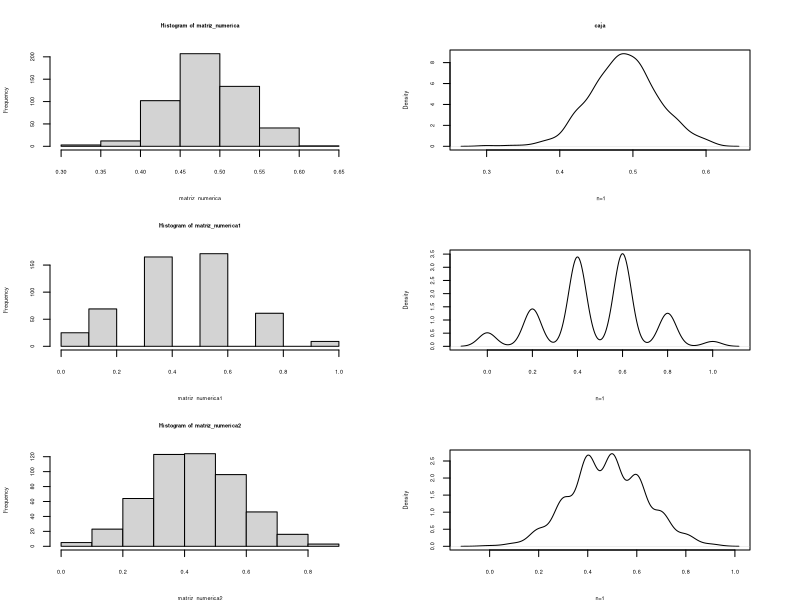
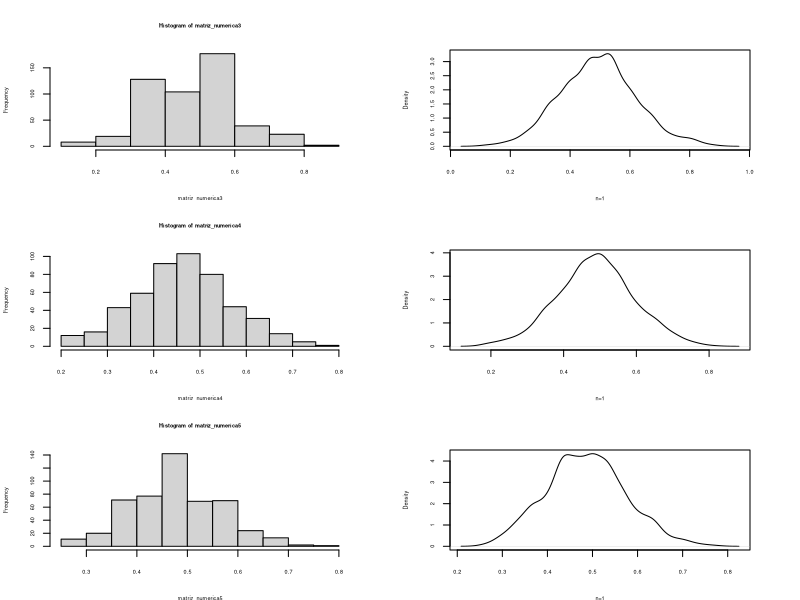
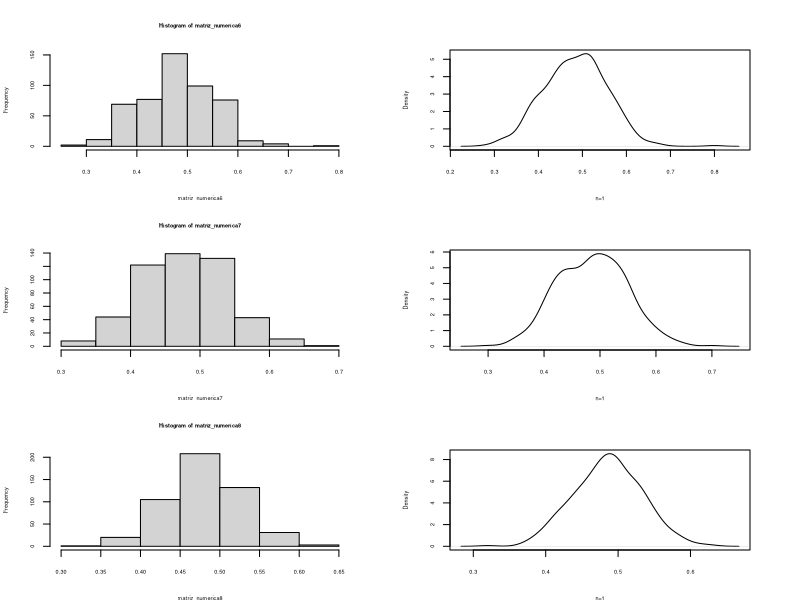
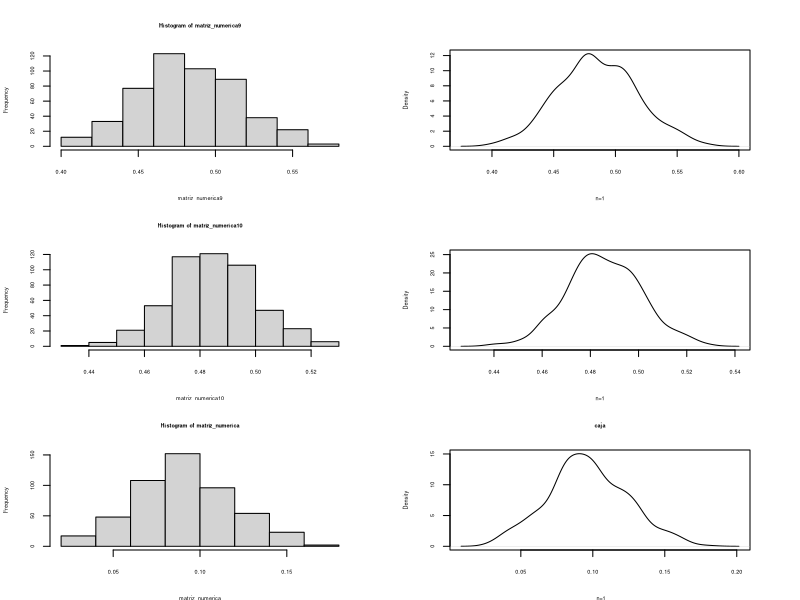
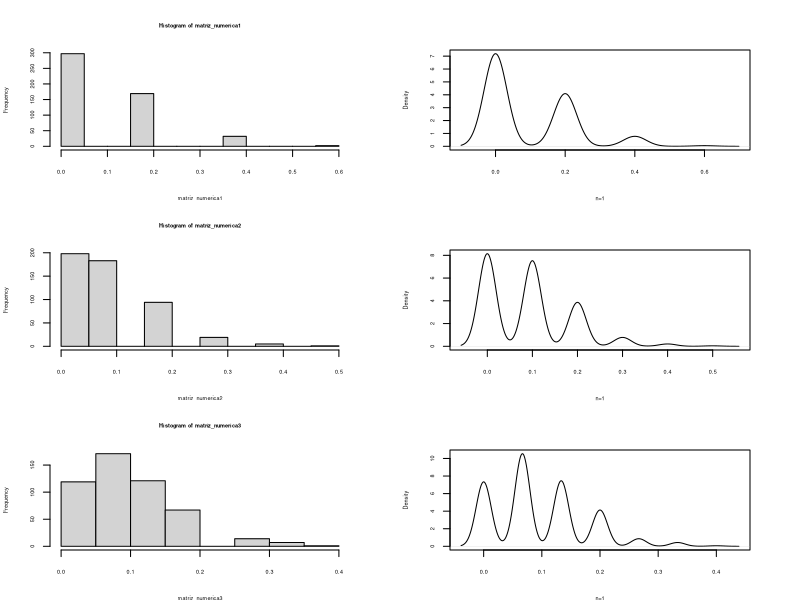
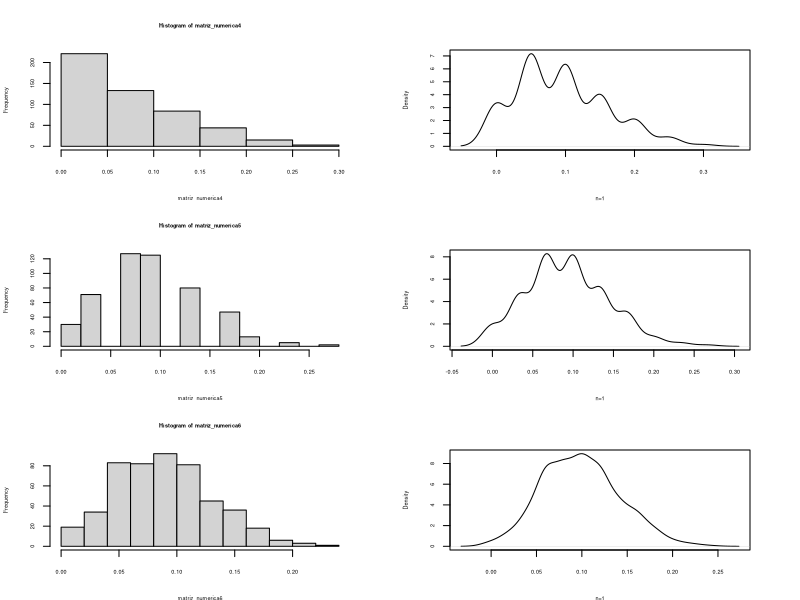
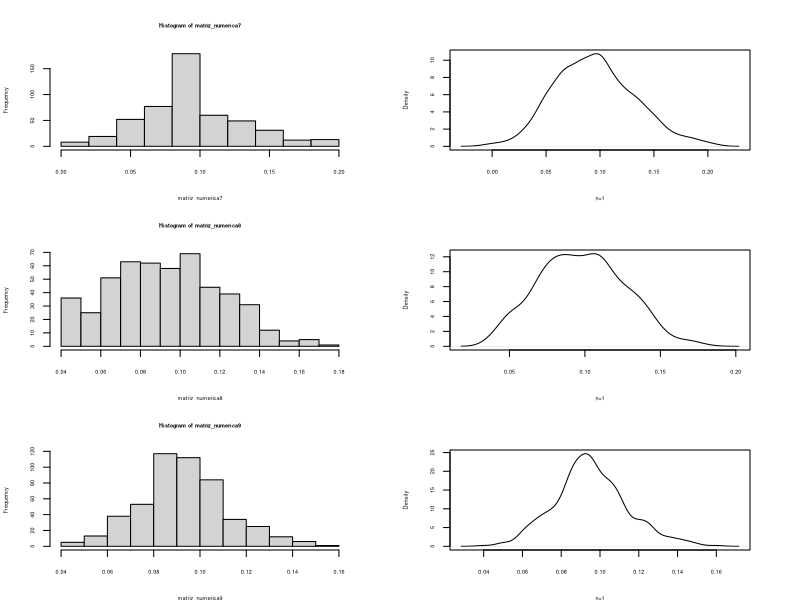
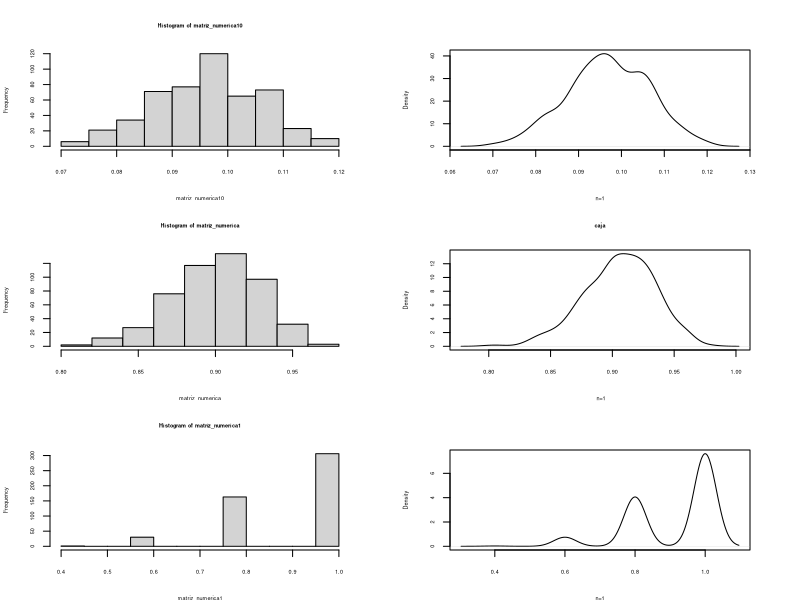

Recreate these plots in R, in order.
## ---- chunk 1
knitr::opts_chunk$set(echo = TRUE)
## ---- chunk 2
par(cex = 0.5, cex.axis = .5, cex.lab = .5, cex.main = .5, cex.sub = .5, mfrow = c(3, 2), mai = c(.5, .5, .5, .5))
## ---- chunk 3
# a
poblacion = rbinom(1000, 1, 0.5)
## ---- chunk 4
# b
muestra_p <- function(poblacion, muestra_poblacion){
  muestra <-  sample(poblacion, muestra_poblacion)
  estimador_p <- mean(muestra)
  return(estimador_p)
}
## ---- chunk 5
# c
base <- data.frame()

tamano_muestra <- 100
numero_repeticiones <- 500

for (i in 1:numero_repeticiones) {
  muestra1 = muestra_p(poblacion, tamano_muestra)
  base <- rbind(base, muestra1)
}
colnames(base) <- "Estimador"
matriz_numerica <- as.matrix(base)

hist(matriz_numerica)
m1 = density(matriz_numerica)
plot(m1, main="caja", xlab=" n=1")

shapiro.test(matriz_numerica)

media_estimador_base <- mean(matriz_numerica)
sesgo <- media_estimador_base - 0.5
varianza <- var(matriz_numerica)

cat("sesgo de estimadores pˆ:", sesgo, "\n")
cat("varianza de estimadores pˆ:", varianza, "\n")

## ---- chunk 6
repeticion_d <- function(poblacion, t_muestra) {
  base <- data.frame()
  numero_repeticiones <- 500
  for (i in 1:numero_repeticiones) {
    muestra1 = muestra_p(poblacion, t_muestra)
    base <- rbind(base, muestra1)
  }
  colnames(base) <- "Estimador"
  base
}

vector_muestras <- c(5, 10, 15, 20, 30, 50, 60, 100, 200, 500)

## ---- chunk 7

muestra_5 <- repeticion_d(poblacion, vector_muestras[1])
matriz_numerica1 <- as.matrix(muestra_5)
hist(matriz_numerica1)
m2 = density(matriz_numerica1)
plot(m2, main=" ", xlab = "n=1")

shapiro.test(matriz_numerica1)

media_estimador_5 <- mean(matriz_numerica1)
sesgo <- media_estimador_5 - 0.5
varianza <- var(matriz_numerica1)

cat("sesgo de estimadores pˆ:", sesgo, "\n")
cat("varianza de estimadores pˆ:", varianza, "\n")

## ---- chunk 8

muestra_10 <- repeticion_d(poblacion, vector_muestras[2])
matriz_numerica2 <- as.matrix(muestra_10)
hist(matriz_numerica2)
m3 = density(matriz_numerica2)
plot(m3, main=" ", xlab = "n=1")

shapiro.test(matriz_numerica2)

media_estimador_10 <- mean(matriz_numerica2)
sesgo <- media_estimador_10 - 0.5
varianza <- var(matriz_numerica2)

cat("sesgo de estimadores pˆ:", sesgo, "\n")
cat("varianza de estimadores pˆ:", varianza, "\n")

## ---- chunk 9
muestra_15 <- repeticion_d(poblacion, vector_muestras[3])
matriz_numerica3 <- as.matrix(muestra_15)
hist(matriz_numerica3)
m4 = density(matriz_numerica3)
plot(m4, main=" ", xlab = "n=1")

shapiro.test(matriz_numerica3)

media_estimador_15 <- mean(matriz_numerica3)
sesgo <- media_estimador_15 - 0.5
varianza <- var(matriz_numerica3)

cat("sesgo de estimadores pˆ:", sesgo, "\n")
cat("varianza de estimadores pˆ:", varianza, "\n")
## ---- chunk 10
muestra_20 <- repeticion_d(poblacion, vector_muestras[4])
matriz_numerica4 <- as.matrix(muestra_20)
hist(matriz_numerica4)
m5 = density(matriz_numerica4)
plot(m5, main=" ", xlab = "n=1")

shapiro.test(matriz_numerica4)

media_estimador_20 <- mean(matriz_numerica4)
sesgo <- media_estimador_20 - 0.5
varianza <- var(matriz_numerica4)

cat("sesgo de estimadores pˆ:", sesgo, "\n")
cat("varianza de estimadores pˆ:", varianza, "\n")
## ---- chunk 11
muestra_30 <- repeticion_d(poblacion, vector_muestras[5])
matriz_numerica5 <- as.matrix(muestra_30)
hist(matriz_numerica5)
m6 = density(matriz_numerica5)
plot(m6, main=" ", xlab = "n=1")

shapiro.test(matriz_numerica5)

media_estimador_30 <- mean(matriz_numerica5)
sesgo <- media_estimador_30 - 0.5
varianza <- var(matriz_numerica5)

cat("sesgo de estimadores pˆ:", sesgo, "\n")
cat("varianza de estimadores pˆ:", varianza, "\n")
## ---- chunk 12
muestra_50 <- repeticion_d(poblacion, vector_muestras[6])
matriz_numerica6 <- as.matrix(muestra_50)
hist(matriz_numerica6)
m7 = density(matriz_numerica6)
plot(m7, main=" ", xlab = "n=1")

shapiro.test(matriz_numerica6)

media_estimador_50 <- mean(matriz_numerica6)
sesgo <- media_estimador_50 - 0.5
varianza <- var(matriz_numerica6)

cat("sesgo de estimadores pˆ:", sesgo, "\n")
cat("varianza de estimadores pˆ:", varianza, "\n")
## ---- chunk 13
muestra_60 <- repeticion_d(poblacion, vector_muestras[7])
matriz_numerica7 <- as.matrix(muestra_60)
hist(matriz_numerica7)
m8 = density(matriz_numerica7)
plot(m8, main=" ", xlab = "n=1")

shapiro.test(matriz_numerica7)

media_estimador_60 <- mean(matriz_numerica7)
sesgo <- media_estimador_60 - 0.5
varianza <- var(matriz_numerica7)

cat("sesgo de estimadores pˆ:", sesgo, "\n")
cat("varianza de estimadores pˆ:", varianza, "\n")
## ---- chunk 14
muestra_100 <- repeticion_d(poblacion, vector_muestras[8])
matriz_numerica8 <- as.matrix(muestra_100)
hist(matriz_numerica8)
m9 = density(matriz_numerica8)
plot(m9, main=" ", xlab = "n=1")

shapiro.test(matriz_numerica8)

media_estimador_100 <- mean(matriz_numerica8)
sesgo <- media_estimador_100 - 0.5
varianza <- var(matriz_numerica8)

cat("sesgo de estimadores pˆ:", sesgo, "\n")
cat("varianza de estimadores pˆ:", varianza, "\n")
## ---- chunk 15
muestra_200 <- repeticion_d(poblacion, vector_muestras[9])
matriz_numerica9 <- as.matrix(muestra_200)
hist(matriz_numerica9)
m10 = density(matriz_numerica9)
plot(m10, main=" ", xlab = "n=1")

shapiro.test(matriz_numerica9)

media_estimador_200 <- mean(matriz_numerica9)
sesgo <- media_estimador_200 - 0.5
varianza <- var(matriz_numerica9)

cat("sesgo de estimadores pˆ:", sesgo, "\n")
cat("varianza de estimadores pˆ:", varianza, "\n")
## ---- chunk 16
muestra_500 <- repeticion_d(poblacion, vector_muestras[10])
matriz_numerica10 <- as.matrix(muestra_500)
hist(matriz_numerica10)
m11 = density(matriz_numerica10)
plot(m11, main=" ", xlab = "n=1")

shapiro.test(matriz_numerica10)

media_estimador_500 <- mean(matriz_numerica10)
sesgo <- media_estimador_500 - 0.5
varianza <- var(matriz_numerica10)

cat("sesgo de estimadores pˆ:", sesgo, "\n")
cat("varianza de estimadores pˆ:", varianza, "\n")
## ---- chunk 17
# a
poblacion = rbinom(1000, 1, 0.1)
## ---- chunk 18
# b
muestra_p <- function(poblacion, muestra_poblacion){
  muestra <-  sample(poblacion, muestra_poblacion)
  estimador_p <- mean(muestra)
  return(estimador_p)
}
## ---- chunk 19
# c
base <- data.frame()

tamano_muestra <- 100
numero_repeticiones <- 500

for (i in 1:numero_repeticiones) {
  muestra1 = muestra_p(poblacion, tamano_muestra)
  base <- rbind(base, muestra1)
}
colnames(base) <- "Estimador"
matriz_numerica <- as.matrix(base)

hist(matriz_numerica)
m1 = density(matriz_numerica)
plot(m1, main="caja", xlab=" n=1")

shapiro.test(matriz_numerica)

media_estimador_base <- mean(matriz_numerica)
sesgo <- media_estimador_base - 0.5
varianza <- var(matriz_numerica)

cat("sesgo de estimadores pˆ:", sesgo, "\n")
cat("varianza de estimadores pˆ:", varianza, "\n")

## ---- chunk 20
repeticion_d <- function(poblacion, t_muestra) {
  base <- data.frame()
  numero_repeticiones <- 500
  for (i in 1:numero_repeticiones) {
    muestra1 = muestra_p(poblacion, t_muestra)
    base <- rbind(base, muestra1)
  }
  colnames(base) <- "Estimador"
  base
}

vector_muestras <- c(5, 10, 15, 20, 30, 50, 60, 100, 200, 500)

## ---- chunk 21

muestra_5 <- repeticion_d(poblacion, vector_muestras[1])
matriz_numerica1 <- as.matrix(muestra_5)
hist(matriz_numerica1)
m2 = density(matriz_numerica1)
plot(m2, main=" ", xlab = "n=1")

shapiro.test(matriz_numerica1)

media_estimador_5 <- mean(matriz_numerica1)
sesgo <- media_estimador_5 - 0.5
varianza <- var(matriz_numerica1)

cat("sesgo de estimadores pˆ:", sesgo, "\n")
cat("varianza de estimadores pˆ:", varianza, "\n")

## ---- chunk 22

muestra_10 <- repeticion_d(poblacion, vector_muestras[2])
matriz_numerica2 <- as.matrix(muestra_10)
hist(matriz_numerica2)
m3 = density(matriz_numerica2)
plot(m3, main=" ", xlab = "n=1")

shapiro.test(matriz_numerica2)

media_estimador_10 <- mean(matriz_numerica2)
sesgo <- media_estimador_10 - 0.5
varianza <- var(matriz_numerica2)

cat("sesgo de estimadores pˆ:", sesgo, "\n")
cat("varianza de estimadores pˆ:", varianza, "\n")

## ---- chunk 23
muestra_15 <- repeticion_d(poblacion, vector_muestras[3])
matriz_numerica3 <- as.matrix(muestra_15)
hist(matriz_numerica3)
m4 = density(matriz_numerica3)
plot(m4, main=" ", xlab = "n=1")

shapiro.test(matriz_numerica3)

media_estimador_15 <- mean(matriz_numerica3)
sesgo <- media_estimador_15 - 0.5
varianza <- var(matriz_numerica3)

cat("sesgo de estimadores pˆ:", sesgo, "\n")
cat("varianza de estimadores pˆ:", varianza, "\n")
## ---- chunk 24
muestra_20 <- repeticion_d(poblacion, vector_muestras[4])
matriz_numerica4 <- as.matrix(muestra_20)
hist(matriz_numerica4)
m5 = density(matriz_numerica4)
plot(m5, main=" ", xlab = "n=1")

shapiro.test(matriz_numerica4)

media_estimador_20 <- mean(matriz_numerica4)
sesgo <- media_estimador_20 - 0.5
varianza <- var(matriz_numerica4)

cat("sesgo de estimadores pˆ:", sesgo, "\n")
cat("varianza de estimadores pˆ:", varianza, "\n")
## ---- chunk 25
muestra_30 <- repeticion_d(poblacion, vector_muestras[5])
matriz_numerica5 <- as.matrix(muestra_30)
hist(matriz_numerica5)
m6 = density(matriz_numerica5)
plot(m6, main=" ", xlab = "n=1")

shapiro.test(matriz_numerica5)

media_estimador_30 <- mean(matriz_numerica5)
sesgo <- media_estimador_30 - 0.5
varianza <- var(matriz_numerica5)

cat("sesgo de estimadores pˆ:", sesgo, "\n")
cat("varianza de estimadores pˆ:", varianza, "\n")
## ---- chunk 26
muestra_50 <- repeticion_d(poblacion, vector_muestras[6])
matriz_numerica6 <- as.matrix(muestra_50)
hist(matriz_numerica6)
m7 = density(matriz_numerica6)
plot(m7, main=" ", xlab = "n=1")

shapiro.test(matriz_numerica6)

media_estimador_50 <- mean(matriz_numerica6)
sesgo <- media_estimador_50 - 0.5
varianza <- var(matriz_numerica6)

cat("sesgo de estimadores pˆ:", sesgo, "\n")
cat("varianza de estimadores pˆ:", varianza, "\n")
## ---- chunk 27
muestra_60 <- repeticion_d(poblacion, vector_muestras[7])
matriz_numerica7 <- as.matrix(muestra_60)
hist(matriz_numerica7)
m8 = density(matriz_numerica7)
plot(m8, main=" ", xlab = "n=1")

shapiro.test(matriz_numerica7)

media_estimador_60 <- mean(matriz_numerica7)
sesgo <- media_estimador_60 - 0.5
varianza <- var(matriz_numerica7)

cat("sesgo de estimadores pˆ:", sesgo, "\n")
cat("varianza de estimadores pˆ:", varianza, "\n")
## ---- chunk 28
muestra_100 <- repeticion_d(poblacion, vector_muestras[8])
matriz_numerica8 <- as.matrix(muestra_100)
hist(matriz_numerica8)
m9 = density(matriz_numerica8)
plot(m9, main=" ", xlab = "n=1")

shapiro.test(matriz_numerica8)

media_estimador_100 <- mean(matriz_numerica8)
sesgo <- media_estimador_100 - 0.5
varianza <- var(matriz_numerica8)

cat("sesgo de estimadores pˆ:", sesgo, "\n")
cat("varianza de estimadores pˆ:", varianza, "\n")
## ---- chunk 29
muestra_200 <- repeticion_d(poblacion, vector_muestras[9])
matriz_numerica9 <- as.matrix(muestra_200)
hist(matriz_numerica9)
m10 = density(matriz_numerica9)
plot(m10, main=" ", xlab = "n=1")

shapiro.test(matriz_numerica9)

media_estimador_200 <- mean(matriz_numerica9)
sesgo <- media_estimador_200 - 0.5
varianza <- var(matriz_numerica9)

cat("sesgo de estimadores pˆ:", sesgo, "\n")
cat("varianza de estimadores pˆ:", varianza, "\n")
## ---- chunk 30
muestra_500 <- repeticion_d(poblacion, vector_muestras[10])
matriz_numerica10 <- as.matrix(muestra_500)
hist(matriz_numerica10)
m11 = density(matriz_numerica10)
plot(m11, main=" ", xlab = "n=1")

shapiro.test(matriz_numerica10)

media_estimador_500 <- mean(matriz_numerica10)
sesgo <- media_estimador_500 - 0.5
varianza <- var(matriz_numerica10)

cat("sesgo de estimadores pˆ:", sesgo, "\n")
cat("varianza de estimadores pˆ:", varianza, "\n")
## ---- chunk 31
# a
poblacion = rbinom(1000, 1, 0.9)
## ---- chunk 32
# b
muestra_p <- function(poblacion, muestra_poblacion){
  muestra <-  sample(poblacion, muestra_poblacion)
  estimador_p <- mean(muestra)
  return(estimador_p)
}
## ---- chunk 33
# c
base <- data.frame()

tamano_muestra <- 100
numero_repeticiones <- 500

for (i in 1:numero_repeticiones) {
  muestra1 = muestra_p(poblacion, tamano_muestra)
  base <- rbind(base, muestra1)
}
colnames(base) <- "Estimador"
matriz_numerica <- as.matrix(base)

hist(matriz_numerica)
m1 = density(matriz_numerica)
plot(m1, main="caja", xlab=" n=1")

shapiro.test(matriz_numerica)

media_estimador_base <- mean(matriz_numerica)
sesgo <- media_estimador_base - 0.5
varianza <- var(matriz_numerica)

cat("sesgo de estimadores pˆ:", sesgo, "\n")
cat("varianza de estimadores pˆ:", varianza, "\n")

## ---- chunk 34
repeticion_d <- function(poblacion, t_muestra) {
  base <- data.frame()
  numero_repeticiones <- 500
  for (i in 1:numero_repeticiones) {
    muestra1 = muestra_p(poblacion, t_muestra)
    base <- rbind(base, muestra1)
  }
  colnames(base) <- "Estimador"
  base
}

vector_muestras <- c(5, 10, 15, 20, 30, 50, 60, 100, 200, 500)

## ---- chunk 35

muestra_5 <- repeticion_d(poblacion, vector_muestras[1])
matriz_numerica1 <- as.matrix(muestra_5)
hist(matriz_numerica1)
m2 = density(matriz_numerica1)
plot(m2, main=" ", xlab = "n=1")

shapiro.test(matriz_numerica1)

media_estimador_5 <- mean(matriz_numerica1)
sesgo <- media_estimador_5 - 0.5
varianza <- var(matriz_numerica1)

cat("sesgo de estimadores pˆ:", sesgo, "\n")
cat("varianza de estimadores pˆ:", varianza, "\n")

## ---- chunk 36

muestra_10 <- repeticion_d(poblacion, vector_muestras[2])
matriz_numerica2 <- as.matrix(muestra_10)
hist(matriz_numerica2)
m3 = density(matriz_numerica2)
plot(m3, main=" ", xlab = "n=1")

shapiro.test(matriz_numerica2)

media_estimador_10 <- mean(matriz_numerica2)
sesgo <- media_estimador_10 - 0.5
varianza <- var(matriz_numerica2)

cat("sesgo de estimadores pˆ:", sesgo, "\n")
cat("varianza de estimadores pˆ:", varianza, "\n")

## ---- chunk 37
muestra_15 <- repeticion_d(poblacion, vector_muestras[3])
matriz_numerica3 <- as.matrix(muestra_15)
hist(matriz_numerica3)
m4 = density(matriz_numerica3)
plot(m4, main=" ", xlab = "n=1")

shapiro.test(matriz_numerica3)

media_estimador_15 <- mean(matriz_numerica3)
sesgo <- media_estimador_15 - 0.5
varianza <- var(matriz_numerica3)

cat("sesgo de estimadores pˆ:", sesgo, "\n")
cat("varianza de estimadores pˆ:", varianza, "\n")
## ---- chunk 38
muestra_20 <- repeticion_d(poblacion, vector_muestras[4])
matriz_numerica4 <- as.matrix(muestra_20)
hist(matriz_numerica4)
m5 = density(matriz_numerica4)
plot(m5, main=" ", xlab = "n=1")

shapiro.test(matriz_numerica4)

media_estimador_20 <- mean(matriz_numerica4)
sesgo <- media_estimador_20 - 0.5
varianza <- var(matriz_numerica4)

cat("sesgo de estimadores pˆ:", sesgo, "\n")
cat("varianza de estimadores pˆ:", varianza, "\n")
## ---- chunk 39
muestra_30 <- repeticion_d(poblacion, vector_muestras[5])
matriz_numerica5 <- as.matrix(muestra_30)
hist(matriz_numerica5)
m6 = density(matriz_numerica5)
plot(m6, main=" ", xlab = "n=1")

shapiro.test(matriz_numerica5)

media_estimador_30 <- mean(matriz_numerica5)
sesgo <- media_estimador_30 - 0.5
varianza <- var(matriz_numerica5)

cat("sesgo de estimadores pˆ:", sesgo, "\n")
cat("varianza de estimadores pˆ:", varianza, "\n")
## ---- chunk 40
muestra_50 <- repeticion_d(poblacion, vector_muestras[6])
matriz_numerica6 <- as.matrix(muestra_50)
hist(matriz_numerica6)
m7 = density(matriz_numerica6)
plot(m7, main=" ", xlab = "n=1")

shapiro.test(matriz_numerica6)

media_estimador_50 <- mean(matriz_numerica6)
sesgo <- media_estimador_50 - 0.5
varianza <- var(matriz_numerica6)

cat("sesgo de estimadores pˆ:", sesgo, "\n")
cat("varianza de estimadores pˆ:", varianza, "\n")
## ---- chunk 41
muestra_60 <- repeticion_d(poblacion, vector_muestras[7])
matriz_numerica7 <- as.matrix(muestra_60)
hist(matriz_numerica7)
m8 = density(matriz_numerica7)
plot(m8, main=" ", xlab = "n=1")

shapiro.test(matriz_numerica7)

media_estimador_60 <- mean(matriz_numerica7)
sesgo <- media_estimador_60 - 0.5
varianza <- var(matriz_numerica7)

cat("sesgo de estimadores pˆ:", sesgo, "\n")
cat("varianza de estimadores pˆ:", varianza, "\n")
## ---- chunk 42
muestra_100 <- repeticion_d(poblacion, vector_muestras[8])
matriz_numerica8 <- as.matrix(muestra_100)
hist(matriz_numerica8)
m9 = density(matriz_numerica8)
plot(m9, main=" ", xlab = "n=1")

shapiro.test(matriz_numerica8)

media_estimador_100 <- mean(matriz_numerica8)
sesgo <- media_estimador_100 - 0.5
varianza <- var(matriz_numerica8)

cat("sesgo de estimadores pˆ:", sesgo, "\n")
cat("varianza de estimadores pˆ:", varianza, "\n")
## ---- chunk 43
muestra_200 <- repeticion_d(poblacion, vector_muestras[9])
matriz_numerica9 <- as.matrix(muestra_200)
hist(matriz_numerica9)
m10 = density(matriz_numerica9)
plot(m10, main=" ", xlab = "n=1")

shapiro.test(matriz_numerica9)

media_estimador_200 <- mean(matriz_numerica9)
sesgo <- media_estimador_200 - 0.5
varianza <- var(matriz_numerica9)

cat("sesgo de estimadores pˆ:", sesgo, "\n")
cat("varianza de estimadores pˆ:", varianza, "\n")
## ---- chunk 44
muestra_500 <- repeticion_d(poblacion, vector_muestras[10])
matriz_numerica10 <- as.matrix(muestra_500)
hist(matriz_numerica10)
m11 = density(matriz_numerica10)
plot(m11, main=" ", xlab = "n=1")

shapiro.test(matriz_numerica10)

media_estimador_500 <- mean(matriz_numerica10)
sesgo <- media_estimador_500 - 0.5
varianza <- var(matriz_numerica10)

cat("sesgo de estimadores pˆ:", sesgo, "\n")
cat("varianza de estimadores pˆ:", varianza, "\n")
